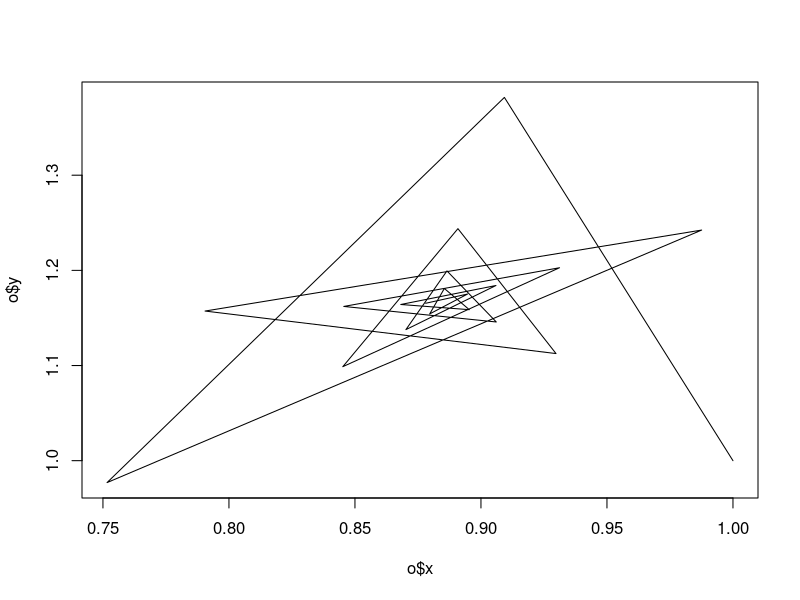
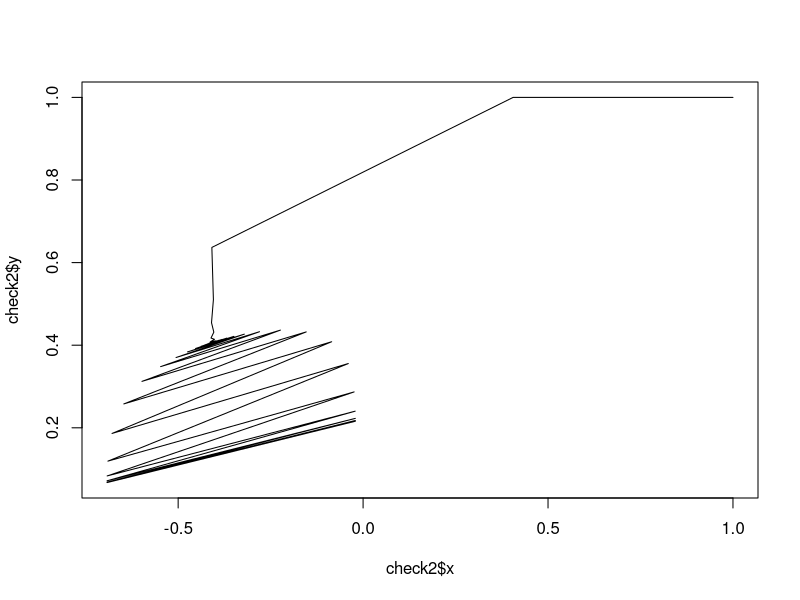

Here is the R script that generated these plots, in order: (Note: this script raises an error after producing the figures.)
#http://michal.ramsza.org/lectures/2_r_programming/proj2/project_2.html?fbclid=IwAR3A51c-gC2Pjma0s7iQEThnLQKpWtsiEpeTkOojQij454BYAyCheArCi1Y


######### given funcs
f1 <- function(x){
  c( sin( x[1] + x[2]), cos( x[2]) + sin( x[1]))
}
f2 <- function( x){
  c(
    log( 1/2 + x[1]^2),
    sqrt( abs( x[2] * x[1]))
  )
}

f3 <- function( x){
  c(
    sqrt( 1/2 + x[1]^2) + rnorm( 2, 0, 1/10),
    sin( x[2] + x[1])
  )
}

f4 <- function( x){
  z <- x[1] + x[2] * ( 0 + 1i)
  phi <- Arg( z)
  r <- Mod( z)
  nphi <- phi + pi/36
  if( nphi > pi){
    nphi <- -2 * pi + nphi
  }
  r * rnorm( 1, 1, 1/50)  * c( cos( nphi), sin( nphi))
}
##############
createPath <- function(f1, x, iter){
  
  list_of_points = list()
  list_of_points[[1]] = x
  
  # easier?
  for( i in 2:iter){
    temp = f1(x)
    list_of_points[[i]] = temp
    x = temp
  }
  
  rownames = 1:iter
  colnames = c("x", "y")
  d = list(rownames, colnames)
  list_of_points = data.frame(matrix(unlist(list_of_points), ncol = 2, byrow = TRUE,dimnames = d),stringsAsFactors=FALSE)
  
  return(list_of_points)
}


x = c(1, 1)
o = createPath(f1, x, 20)
plot(o$x, o$y, type="l")


check2 = createPath( f2, c( 1, 1), 100)
plot(check2$x, check2$y, type="l")

check3 = createPath( f3, c( 1, 1), 300)
plot(check3$x, check3$y, type="l")


check4 = createPath( f4, c( 1, 0), 1000)
plot(check4$x, check4$y, type="l")
